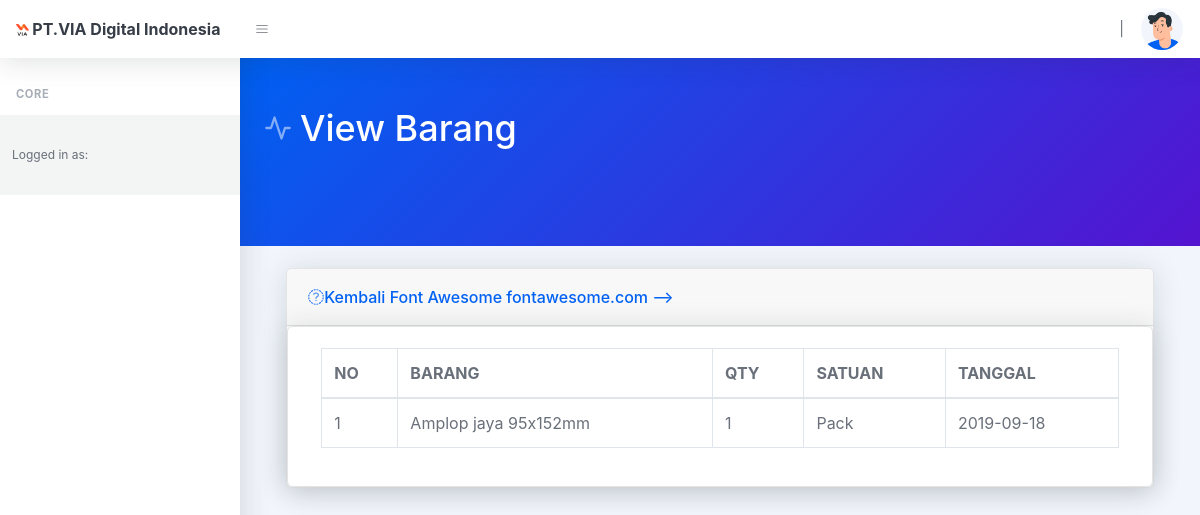
/order/view_ditolak/2, run on an earlier commit of the app's database.
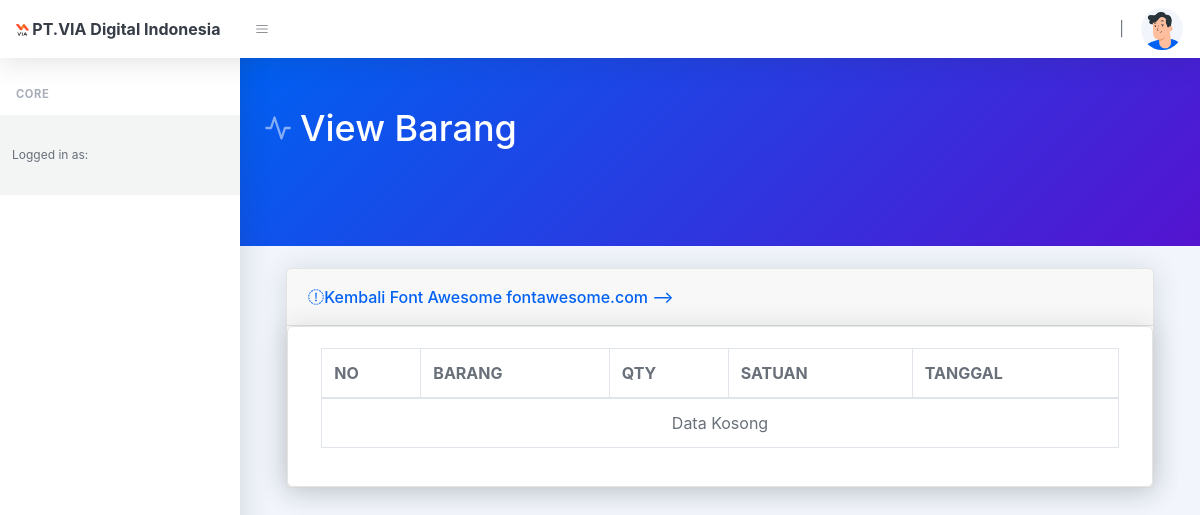
And on a later commit of the database.
### tables this page shows
CREATE TABLE `data_order` (
  `id_order` int(10) NOT NULL,
  `id_keranjang` varchar(255) NOT NULL,
  `id_barang` varchar(255) NOT NULL,
  `id_dep` varchar(255) NOT NULL,
  `user_id` varchar(255) NOT NULL,
  `qty_order` varchar(255) NOT NULL,
  `tanggal` varchar(50) NOT NULL,
  `ket` text NOT NULL
);

CREATE TABLE `data_barang` (
  `id` int(11) NOT NULL,
  `item` varchar(120) NOT NULL,
  `qty` varchar(120) NOT NULL,
  `satuan` text NOT NULL,
  `type` varchar(2) NOT NULL,
  `tanggal` varchar(100) NOT NULL,
  `kondisi` varchar(50) NOT NULL
);

### application/controllers/Order.php (called while the page is built, shortened)
<?php
class Order extends CI_Controller
{
    public function __construct()
    {
        $this->load->model('order_model');
        $this->load->model('jabatan_model');
        $this->load->model('akun_model');
    }
    public function view_ditolak($id)
    {
        $data['judul'] = 'View Barang';
        $data['alerts'] = $this->order_model->getDataJoin();
        $data['alerts_3'] = $this->order_model->alerts_3();
        $data['nama'] = $this->session->userdata('nama_lengkap');
        $data['jabatan'] = $this->jabatan_model->getDataById($this->session->userdata('id_jab'));
        $data['data'] = $this->order_model->where($id);
        $data['data2'] = $this->order_model->getDataJoin();
        $data['data3'] = $this->order_model->status($id);
        $data['level_akun'] = $this->session->userdata('level');
        $this->load->view('template/header', $data);
        $this->load->view('order/view_order_ditolak', $data);
        $this->load->view('template/footer');
    }
}

### index.php (called while the page is built, shortened)
<?php
require_once BASEPATH.'core/CodeIgniter.php';

### application/models/Order_model.php (called while the page is built, shortened)
<?php
class Order_model extends CI_Model
{
    public function getDataJoin()
    {
        $this->db->select('*');
        $this->db->from('order_status');
        $this->db->join('departemen', 'departemen.id = order_status.departemen');
        $this->db->where('status', 2);
        $query = $this->db->get();
        return $query->result();
    }
    public function where($id)
    {
        $this->db->select('*');
        $this->db->from('data_order');
        $this->db->join('data_barang', 'data_barang.id = data_order.id_barang');
        $this->db->where('id_keranjang', $id);
        return $this->db->get()->result();
    }
    public function alerts_3()
    {
        $this->db->select('*');
        $this->db->from('order_status');
        $this->db->join('departemen', 'departemen.id = order_status.departemen');
        $this->db->where('status', 3);
        $query = $this->db->get();
        return $query->result();
    }
    public function status($id)
    {
        $this->db->where('id_ker', $id);
        $x = $this->db->get('order_status');
        return $x->row();
    }
}

### application/models/Jabatan_model.php (called while the page is built, shortened)
<?php
class Jabatan_model extends CI_Model
{
    public function getDataById($id)
    {
        $this->db->where('id_jab', $id);
        $query = $this->db->get('jabatan');
        return $query->row();
    }
}

### application/views/order/view_order_ditolak.php (the view, shortened to what this page needs)
<div class="container">
    <div class="card-body">
        <div class="card shadow mb-4">
            <div class="card-header">
                <a href="<?= base_url('order') ?>"><i class="fas fa-arrow-circle-left"> Kembali</i></a>
            </div>
            <div class="card">
                <div class="card-body">
                    <div class="row">
                        <div class="table-responsive">
                            <div class="container">
                                <table class="table table-bordered" width="100%" cellspacing="0">
                                    <div class="container">
                                        <thead>
                                            <tr>
                                                <th>NO</th>
                                                <th>BARANG</th>
                                                <th>QTY</th>
                                                <th>SATUAN</th>
                                                <th>TANGGAL</th>
                                            </tr>
                                        </thead>
                                        <tbody>
                                            <?php
                                            $no = 1;
                                            if ($data == false) { ?>
                                                <td colspan='5' align='center'>Data Kosong</td>
                                                <?php
                                            } else {
                                                foreach ($data as $x) { ?>
                                                    <tr>
                                                        <td><?= $no++; ?></td>
                                                        <td><?= $x->item ?></td>
                                                        <td><?= $x->qty_order ?></td>
                                                        <td><?= $x->satuan ?></td>
                                                        <td><?= $x->tanggal; ?></td>
                                                    </tr>
                                                <?php } ?>
                                        </tbody>
                                    <?php
                                            } ?>
                                </table>
                            </div>
                        </div>
                    </div>
                </div>
            </div>
        </div>
    </div>
</div>

What changed in the data, as far as the page shows it:
removed data_order: data_barang.item "Amplop jaya 95x152mm", qty_order "1", data_barang.satuan "Pack", tanggal "2019-09-18"
Also different on the page:
text now shown: "Data Kosong"
